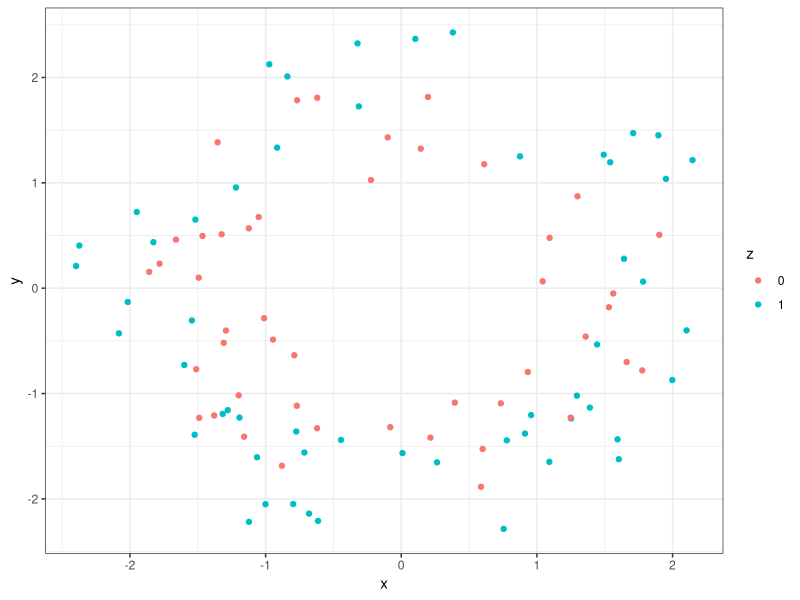
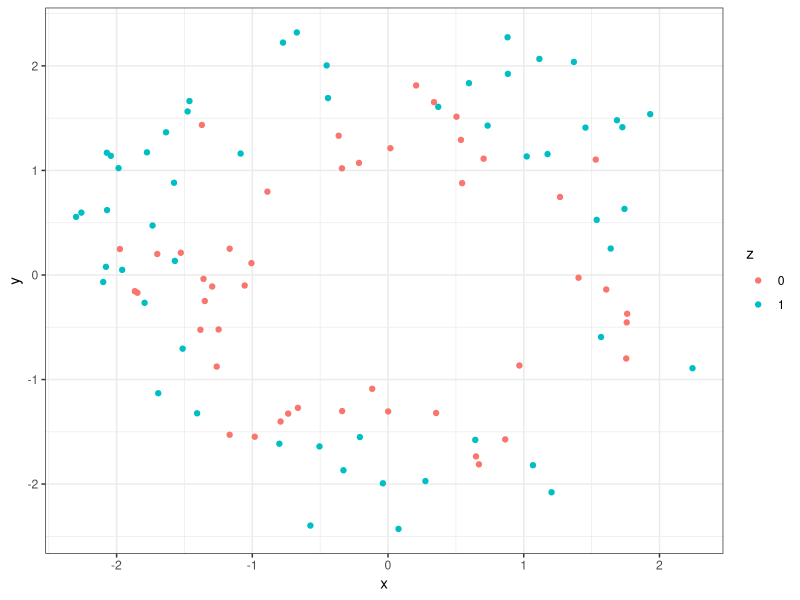
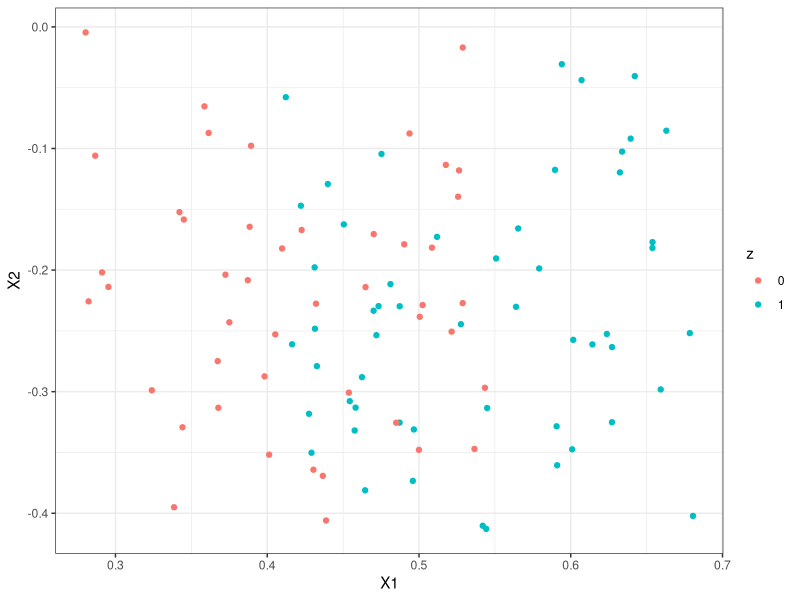
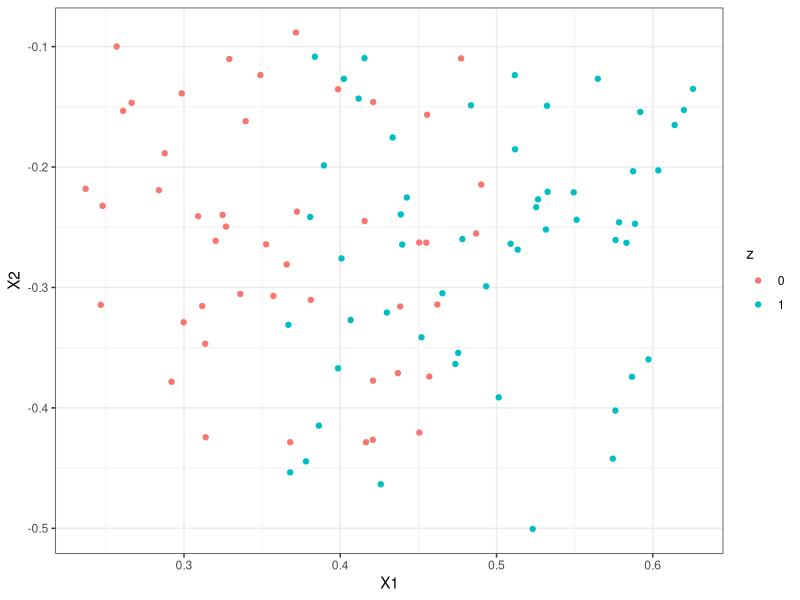
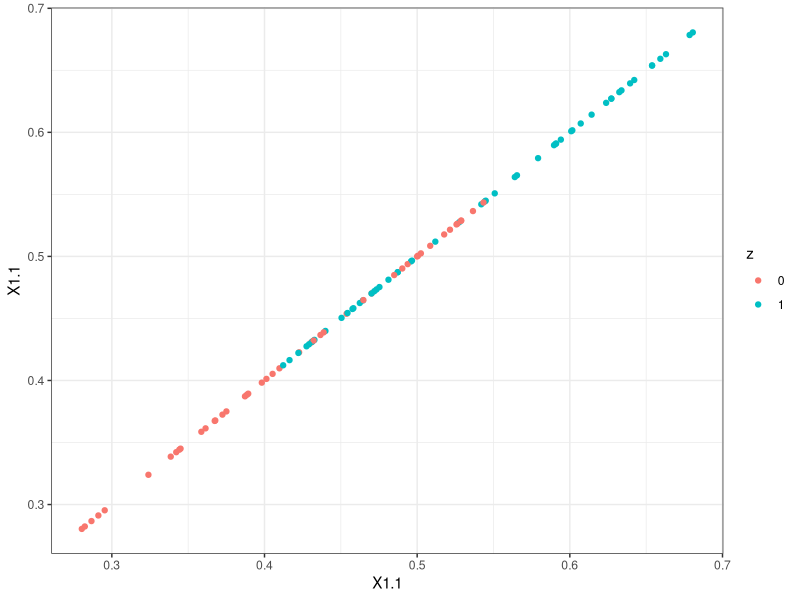
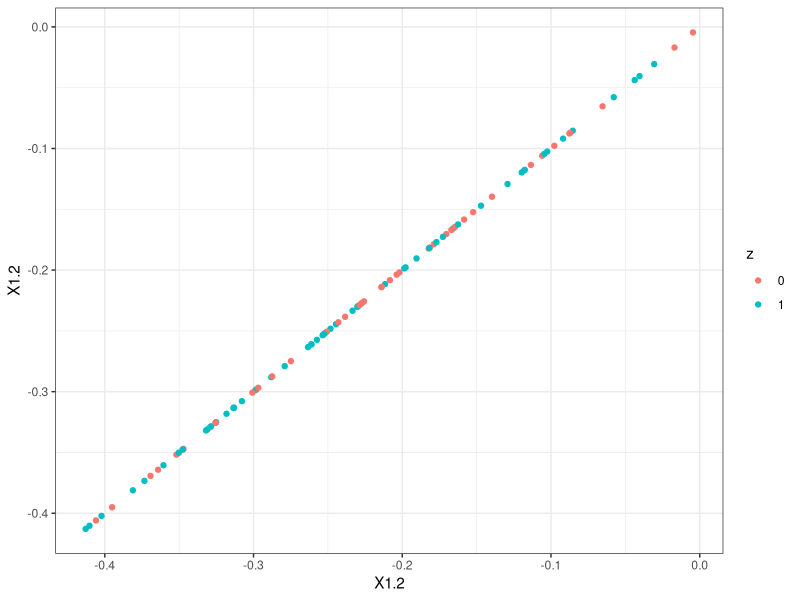

R code for these plots, in order:

################################################################################
# A nonlinear multitable example, made from two concentric circles.
################################################################################

## ---- libraries ----
library("ggplot2")
theme_set(theme_bw())

## ---- generate-data ----
n <- 100 # number of samples
z <- as.factor(sample(0:1, n, replace = TRUE)) # class labels
X <- list() # will store combined data frames

r <- setNames(c(1, 1.5), c("0", "1")) # radii
X[[1]] <- cbind(r[z], 2 * pi * runif(n)) + matrix(runif(2 * n), n, 2)
X[[2]] <- cbind(r[z], 2 * pi * runif(n)) + matrix(runif(2 * n), n, 2)

#X[[2]] <- r[z] %*% t(c(1, 1)) + matrix(runif(2 * n), n, 2)

## ---- raw-data-plots ----
X1_df <- data.frame(X[[1]], z)
X1_df$x <- X1_df$X1 * cos(X1_df$X2)
X1_df$y <- X1_df$X1 * sin(X1_df$X2)

X2_df <- data.frame(X[[2]], z)
X2_df$x <- X2_df$X1 * cos(X2_df$X2)
X2_df$y <- X2_df$X1 * sin(X2_df$X2)

ggplot(X1_df) +
  geom_point(aes(x = x, y = y, col = z))
ggplot(X2_df) +
  geom_point(aes(x = x, y = y, col = z))

## ---- usual-cca ----
cancor_res <- cancor(X[[1]], X[[2]])
cancor_scores <- list(X1 = X[[1]] %*% cancor_res$xcoef,
                      X2 = X[[2]] %*% cancor_res$ycoef)

## ---- cca-plots ----
ggplot(data.frame(cancor_scores[[1]], z)) +
  geom_point(aes(x = X1, y = X2, col = z))
ggplot(data.frame(cancor_scores[[2]], z)) +
  geom_point(aes(x = X1, y = X2, col = z)) # don't even need second component

ggplot(data.frame(cancor_scores, z)) +
  geom_point(aes(x = X1.1, y = X1.1, col = z)) # perfect correlation between scores
ggplot(data.frame(cancor_scores, z)) + 
  geom_point(aes(x = X1.2, y = X1.2, col = z))
